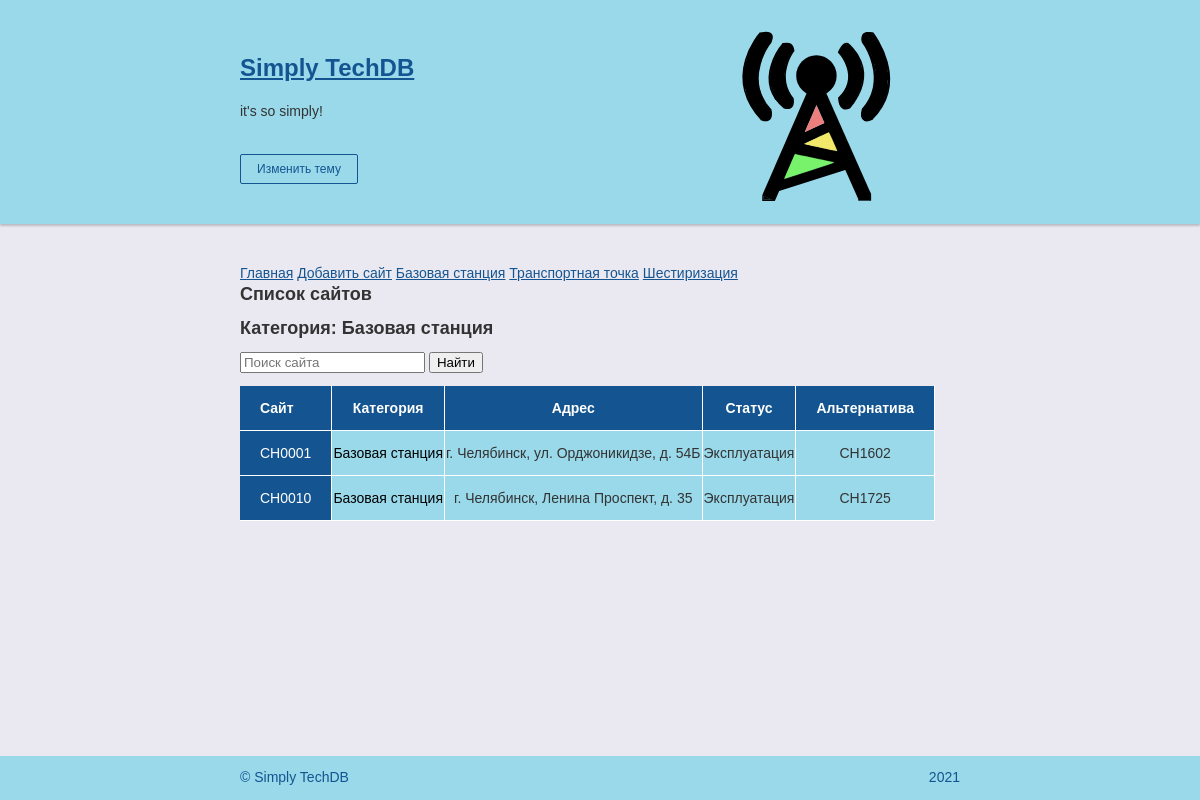
The page /techdb/1/ on the database its author committed.
### techdb/models.py (models this page shows, shortened)
class Category(models.Model):
    name = models.CharField(max_length=30, db_index=True, verbose_name='Наименование')
    class Meta:
        verbose_name_plural = 'Категории'
        verbose_name = 'Категория'
        ordering = ['name']

class Site(models.Model):
    title = models.CharField(max_length=50, verbose_name='Сайт')
    category = models.ForeignKey('Category', null=True,
                                on_delete=models.PROTECT, verbose_name='Категория')
    address = models.TextField(null=True, blank=True, verbose_name='Адрес')
    status = models.TextField(null=True, blank=True, verbose_name='Статус')
    alternative = models.TextField(null=True, blank=True, verbose_name='Альтернатива')
    class Meta:
        verbose_name_plural = 'Сайты'
        verbose_name = 'Сайт'
        ordering = ['title']

### techdb/views.py (the view)
# urls.py: path('<int:category_id>/', by_category, name='by_category'),
def by_category(request, category_id):
    sites = Site.objects.filter(category=category_id)
    categories = Category.objects.all()
    current_category = Category.objects.get(pk=category_id)
    context = {'sites': sites, 'categories': categories, 'current_category': current_category}
    return render(request, 'techdb/by_category.html', context)

### techdb/templates/techdb/by_category.html (shortened to what this page needs)
{% extends "layout/basic.html" %}
{% block content %}
<h2 class="section-title">Список сайтов</h2>
<h3 class="section-title">Категория: {{ current_category.name }}</h3>
<div class="about-content">
	<form>
		<p><input type="search" name="q" placeholder="Поиск сайта">
			<input type="submit" value="Найти"></p>
	</form>
	<table>
		<tr>
			<th>Сайт</th>
			<th>Категория</th>
			<th>Адрес</th>
			<th>Статус</th>
			<th>Альтернатива</th>
		</tr>
		{% for site in sites %}
		<tr>
			<td><a href="{% url 'site_view' site.id %}">{{ site.title }}</a></td>
			<td><a href="{% url 'by_category' site.category.pk %}">{{ site.category.name }}</a></td>
			<td>{{ site.address }}</td>
			<td>{{ site.status}}</td>
			<td>{{ site.alternative }}</td>
		</tr>
		{% endfor %}
	</table>
</div>
{% endblock %}

### techdb/templates/layout/basic.html (shortened to what this page needs)
{% load static %}
<!DOCTYPE html>
<html lang="ru">
<head>
  <link rel="stylesheet" type="text/css" href="{% static 'techdb/style.css' %}">
</head>
<body class="page">
  <header class="page-header">
    <div class="container">
      <h1 class="page-title"><a href="{% url 'index' %}">Simply TechDB</a></h1>
	  <p>it's so simply!</p>
	  <button class="theme-button" type="button">Изменить тему</button>
    </div>
  </header>
  <main>
      <section class="about container">
          <nav class="container">
            <a href="{% url 'index' %}">Главная</a>
            <a href="{% url 'new' %}">Добавить сайт</a>
	        {% for category in categories %}
            <a href="{% url 'by_category' category.pk %}">{{ category.name }}</a>
	        {% endfor %}
          </nav>
          {% block content %}
          {% endblock %}
      </section>
  </main>
  <footer class="page-footer">
    <div class="container">
      <p>© Simply TechDB</p>
      <p>{% now "Y" %}</p>
    </div>
  </footer>
</body>
</html>

### techdb/static/techdb/style.css (style rules this page uses)
* { box-sizing: border-box; }
.container { width: 720px; margin: 0 auto; }
.page { display: flex; flex-direction: column; min-width: 640px; min-height: 100vh; margin: 0; font-family: "Verdana", "Tahoma", sans-serif; font-size: 14px; line-height: 18px; color: #333333; background-color: #eae9f2; }
.section-title { width: 100%; margin: 0; margin-bottom: 10px; padding: 0; font-weight: bold; font-size: 18px; line-height: 24px; }
a { color: rgb(20, 85, 145); }
.page-header { margin-bottom: 40px; background-color: rgb(153, 217, 234); box-shadow: 0 2px 2px rgba(0, 0, 0, 0.2); }
.page-header .container { padding-top: 40px; padding-bottom: 40px; background-image: url("img/radiotower.svg"); background-repeat: no-repeat; background-position: bottom right; background-size: 290px 212px; }
.page-header a { font-size: 24px; line-height: 24px; }
.page-title { margin: 0; margin-bottom: 4px; padding: 0; font-weight: bold; font-size: 36px; line-height: 48px; }
.theme-button { position: relative; margin-top: 20px; padding-top: 7px; padding-right: 16px; padding-bottom: 7px; padding-left: 16px; font-size: 12px; border-radius: 2px; background-color: transparent; cursor: pointer; color: rgb(20, 85, 145); border: 1px solid rgb(20, 85, 145); }
.about { display: flex; flex-wrap: wrap; justify-content: space-between; margin-bottom: 32px; }
.about-content { width: 1080px; font-size: 14px; line-height: 24px; }
.about-content p { margin: 0; margin-bottom: 12px; padding: 0; }
table { font-family: "Lucida Sans Unicode", "Lucida Grande", Sans-Serif; font-size: 14px; border-collapse: collapse; text-align: center; }
th, td:first-child { background: rgb(20, 85, 145); color: white; padding: 10px 20px; }
th, td { border-style: solid; border-width: 0 1px 1px 0; border-color: white; }
td { background: rgb(153, 217, 234); }
th:first-child, td:first-child { text-align: left; }
td:first-child a { color: white; }
td a { color: black; text-decoration: none; }
.page-footer { margin-top: auto; color: rgb(20, 85, 145); background-color: rgb(153, 217, 234); }
.page-footer .container { display: flex; align-items: center; justify-content: space-between; padding-top: 12px; padding-bottom: 14px; }
.page-footer p { margin: 0; padding: 0; }
.dark-theme th, td { border-style: solid; border-width: 0 1px 1px 0; border-color: white; }
.dark-theme th:first-child, td:first-child { text-align: left; }

### rows shown on the page
Category: name "Базовая станция"
Category: name "Транспортная точка"
Category: name "Шестиризация"
Site: title "CH0001", category.name "Базовая станция", address "г. Челябинск, ул. Орджоникидзе, д. 54Б", status "Эксплуатация", alternative "CH1602"
Site: title "CH0010", category.name "Базовая станция", address "г. Челябинск, Ленина Проспект, д. 35", status "Эксплуатация", alternative "CH1725"
